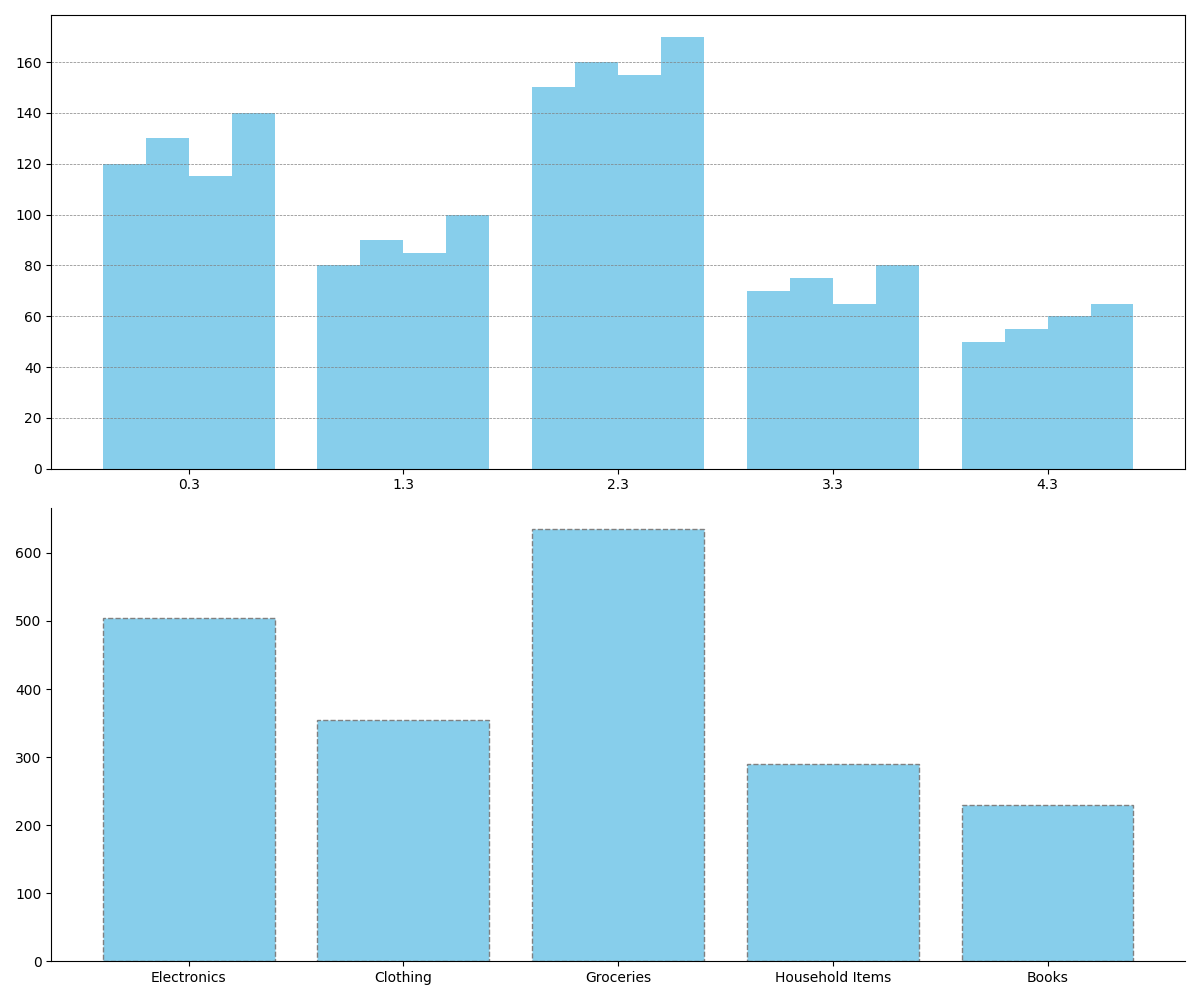

Python code for this plot:
import matplotlib.pyplot as plt
import numpy as np

categories = ['Electronics', 'Clothing', 'Groceries', 'Household Items', 'Books']
quarters = ['Q1', 'Q2', 'Q3', 'Q4']

sales_data = np.array([
    [120, 130, 115, 140],
    [80, 90, 85, 100],
    [150, 160, 155, 170],
    [70, 75, 65, 80],
    [50, 55, 60, 65],
])

fig, (ax1, ax2) = plt.subplots(2, 1, figsize=(12, 10))

bar_width = 0.2
bar_positions = np.arange(len(categories))

single_color = 'skyblue'

for i, quarter in enumerate(quarters):
    ax1.bar(bar_positions + i * bar_width, sales_data[:, i], width=bar_width, color=single_color)

ax1.set_xticks(bar_positions + bar_width * 1.5)
ax1.grid(True, which='major', axis='y', linestyle='--', linewidth=0.5, color='gray')

annual_sales = np.sum(sales_data, axis=1)
ax2.bar(categories, annual_sales, color=single_color, linestyle='--', edgecolor='gray')

ax2.spines['top'].set_visible(False)
ax2.spines['right'].set_visible(False)

plt.tight_layout()
plt.show()
